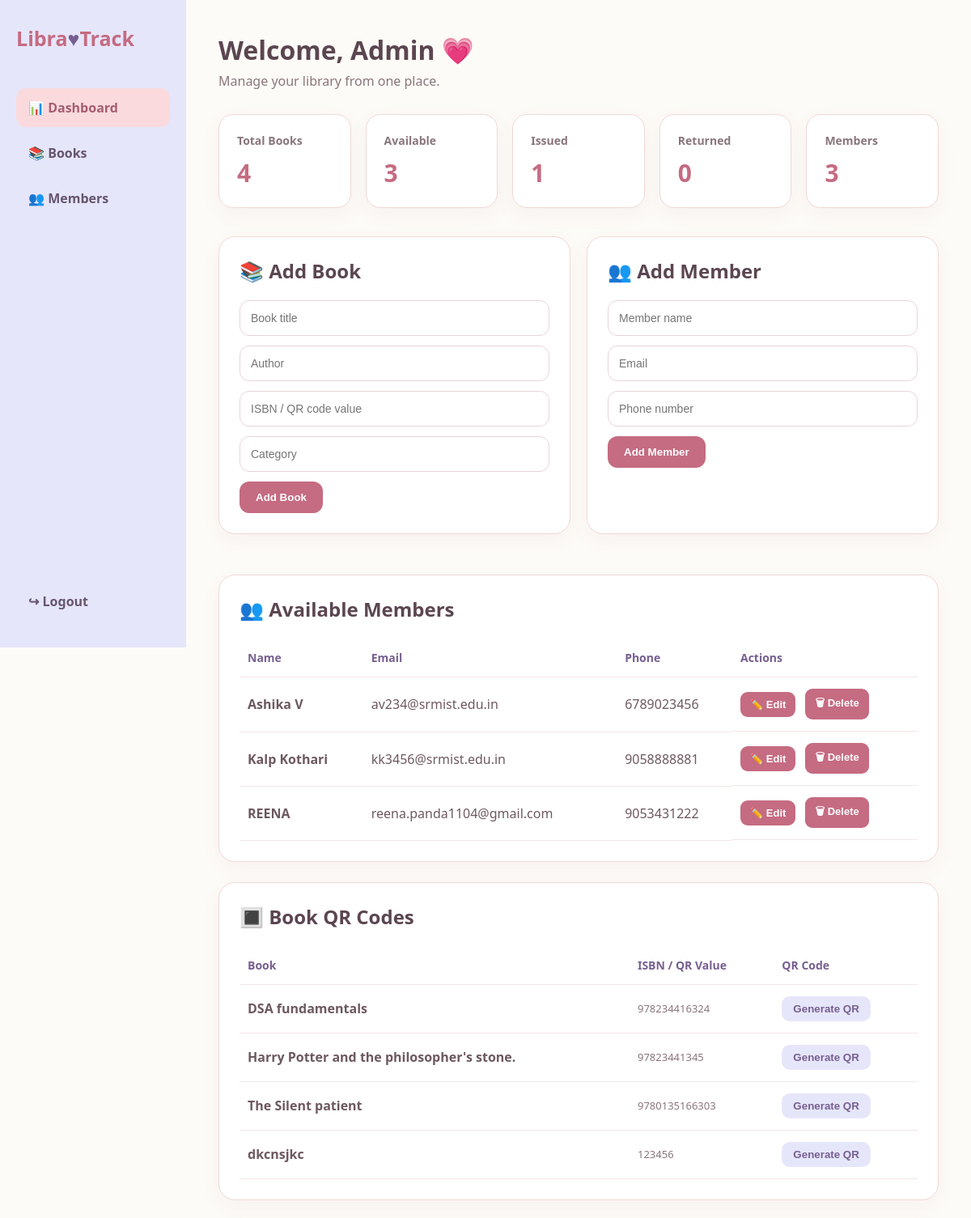
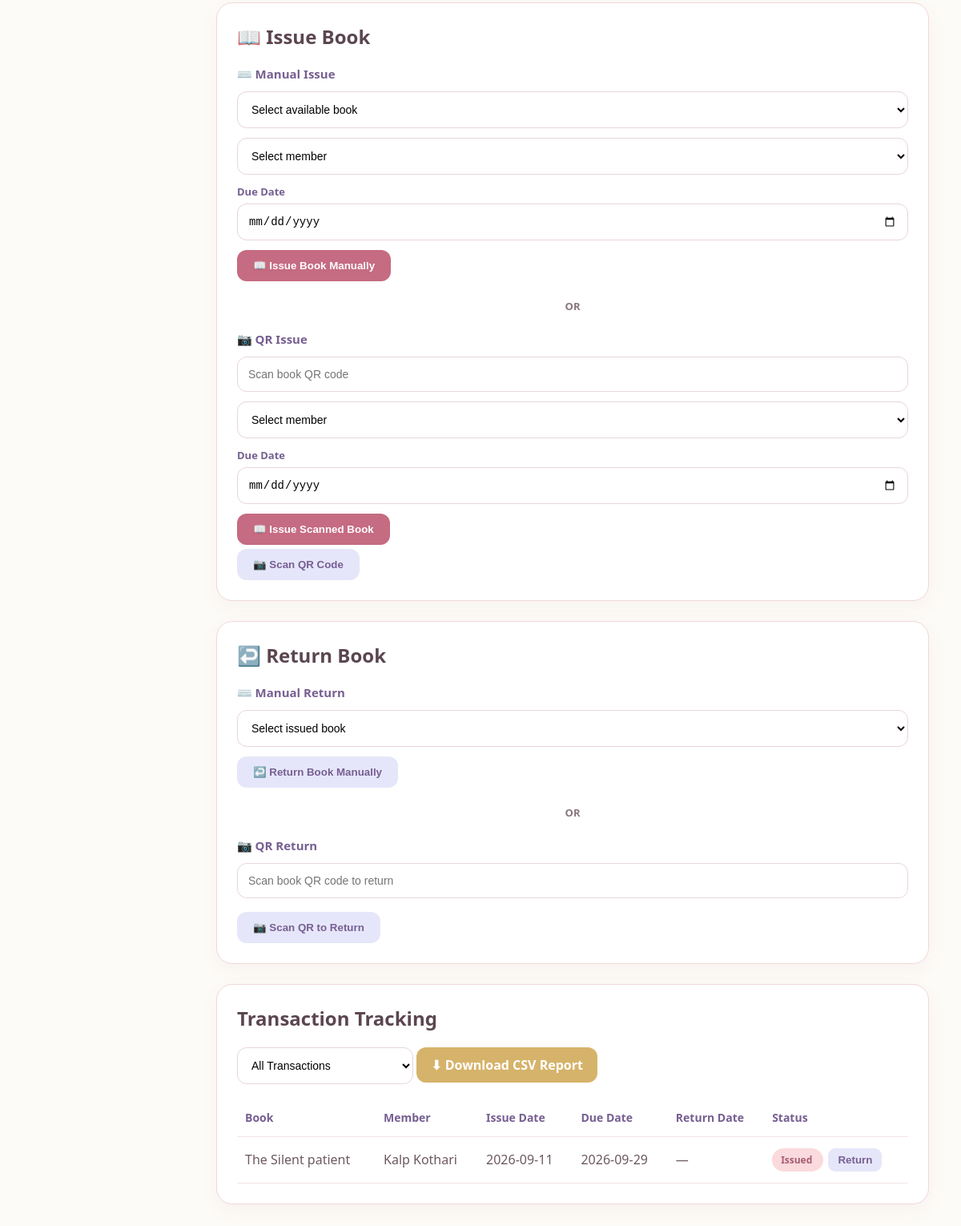
The app's page /admin (signed in) with its own data (2 pictures, top to bottom).
### tables this page shows
CREATE TABLE members (
            id INTEGER PRIMARY KEY AUTOINCREMENT,
            name TEXT NOT NULL,
            email TEXT UNIQUE NOT NULL,
            phone TEXT NOT NULL
        );

CREATE TABLE books (
            id INTEGER PRIMARY KEY AUTOINCREMENT,
            title TEXT NOT NULL,
            author TEXT NOT NULL,
            isbn TEXT UNIQUE NOT NULL,
            category TEXT NOT NULL
        );

CREATE TABLE transactions (
            id INTEGER PRIMARY KEY AUTOINCREMENT,
            book_id INTEGER NOT NULL,
            member_id INTEGER NOT NULL,
            issue_date TEXT NOT NULL,
            due_date TEXT NOT NULL,
            return_date TEXT,
            status TEXT NOT NULL DEFAULT 'Issued',

            FOREIGN KEY (book_id) REFERENCES books(id),
            FOREIGN KEY (member_id) REFERENCES members(id)
        );

### app.py (the view)
@app.route("/admin")
def admin():
    if not session.get("admin_logged_in"):
        return redirect("/login")
    conn = get_db()
    total_books = conn.execute(
        "SELECT COUNT(*) FROM books"
    ).fetchone()[0]
    issued_books = conn.execute("""
        SELECT COUNT(*)
        FROM transactions
        WHERE status = 'Issued'
    """).fetchone()[0]
    returned_books = conn.execute("""
        SELECT COUNT(*)
        FROM transactions
        WHERE status = 'Returned'
    """).fetchone()[0]
    total_members = conn.execute(
        "SELECT COUNT(*) FROM members"
    ).fetchone()[0]
    available_books = total_books - issued_books
    transactions = conn.execute("""
        SELECT
            transactions.id,
            books.title AS book_title,
            members.name AS member_name,
            transactions.issue_date,
            transactions.due_date,
            transactions.return_date,
            transactions.status
        FROM transactions
        JOIN books
            ON books.id = transactions.book_id
        JOIN members
            ON members.id = transactions.member_id
        ORDER BY transactions.id DESC
    """).fetchall()
    books = conn.execute("""
        SELECT *
        FROM books
        ORDER BY title
    """).fetchall()
    members = conn.execute("""
        SELECT *
        FROM members
        ORDER BY name
    """).fetchall()
    available_book_list = conn.execute("""
        SELECT *
        FROM books
        WHERE NOT EXISTS (
            SELECT 1
            FROM transactions
            WHERE transactions.book_id = books.id
            AND transactions.status = 'Issued'
        )
        ORDER BY title
    """).fetchall()
    issued_transactions = conn.execute("""
        SELECT
            transactions.id,
            books.title AS book_title,
            members.name AS member_name,
            transactions.issue_date,
            transactions.due_date
        FROM transactions
        JOIN books
            ON books.id = transactions.book_id
        JOIN members
            ON members.id = transactions.member_id
        WHERE transactions.status = 'Issued'
        ORDER BY books.title
    """).fetchall()
    conn.close()
    return render_template(
        "admin.html",
        total_books=total_books,
        available_books=available_books,
        issued_books=issued_books,
        returned_books=returned_books,
        total_members=total_members,
        transactions=transactions,
        books=books,
        members=members,
        available_book_list=available_book_list,
        issued_transactions=issued_transactions
    )

### templates/admin.html (shortened to what this page needs)
<!DOCTYPE html>
<html lang="en">
<head>
    <link rel="stylesheet" href="{{ url_for('static', filename='style.css') }}">
</head>
<body>
<aside class="sidebar">
    <div class="logo">
        Libra<span>♥</span>Track
    </div>
    <a href="/admin" class="active">📊 Dashboard</a>
    <a href="#books">📚 Books</a>
    <a href="#members">👥 Members</a>
    <a href="/logout" class="logout">↪ Logout</a>
</aside>
<main class="main">
    <div class="header">
        <h1>Welcome, Admin 💗</h1>
        <p>Manage your library from one place.</p>
    </div>
    <div class="stats">
        <div class="stat-card">
            <h3>Total Books</h3>
            <strong>{{ total_books }}</strong>
        </div>
        <div class="stat-card">
            <h3>Available</h3>
            <strong>{{ available_books }}</strong>
        </div>
        <div class="stat-card">
            <h3>Issued</h3>
            <strong>{{ issued_books }}</strong>
        </div>
        <div class="stat-card">
            <h3>Returned</h3>
            <strong>{{ returned_books }}</strong>
        </div>
        <div class="stat-card">
            <h3>Members</h3>
            <strong>{{ total_members }}</strong>
        </div>
    </div>
    <div class="management-grid">
        <div class="section" id="books">
            <h2>📚 Add Book</h2>
            <form action="/add_book" method="POST">
                <input
                    type="text"
                    name="title"
                    placeholder="Book title"
                    required
                >
                <input
                    type="text"
                    name="author"
                    placeholder="Author"
                    required
                >
                <input
                    type="text"
                    name="isbn"
                    placeholder="ISBN / QR code value"
                    required
                >
                <input
                    type="text"
                    name="category"
                    placeholder="Category"
                    required
                >
                <button type="submit">
                    Add Book
                </button>
            </form>
        </div>
        <div class="section" id="add-member">
            <h2>👥 Add Member</h2>
            <form action="/add_member" method="POST">
                <input
                    type="text"
                    name="name"
                    placeholder="Member name"
                    required
                >
                <input
                    type="email"
                    name="email"
                    placeholder="Email"
                    required
                >
                <input
                    type="text"
                    name="phone"
                    placeholder="Phone number"
                    required
                >
                <button type="submit">
                    Add Member
                </button>
            </form>
        </div>
    </div>
    <div class="section" id="members">
        <h2>👥 Available Members</h2>
        {% if members %}
        <div class="member-table">
            <table>
                <thead>
                    <tr>
                        <th>Name</th>
                        <th>Email</th>
                        <th>Phone</th>
                        <th>Actions</th>
                    </tr>
                </thead>
                <tbody>
                    {% for member in members %}
                    <tr id="member-row-{{ member.id }}">
                        <td>
                            <strong class="member-display">
                                {{ member.name }}
                            </strong>
                        </td>
                        <td>
                            <span class="member-display">
                                {{ member.email }}
                            </span>
                        </td>
                        <td>
                            <span class="member-display">
                                {{ member.phone }}
                            </span>
                        </td>
                        <td class="member-actions">
                            <button
                                type="button"
                                class="edit-btn"
                                onclick="startEditMember('{{ member.id }}')"
                            >
                                ✏️ Edit
                            </button>
                            <form
                                class="delete-member-form"
                                action="/delete_member/{{ member.id }}"
                                method="POST"
                                onsubmit="return confirm('Are you sure you want to delete this member?');"
                            >
                                <button
                                    type="submit"
                                    class="delete-btn"
                                >
                                    🗑 Delete
                                </button>
                            </form>
                        </td>
                    </tr>
                    {% endfor %}
                </tbody>
            </table>
        </div>
        {% else %}
        <p>No members added yet.</p>
        {% endif %}
    </div>
    <div class="section">
        <h2>🔳 Book QR Codes</h2>
        {% if books %}
        <div class="qr-table">
            <table>
                <thead>
                    <tr>
                        <th>Book</th>
                        <th>ISBN / QR Value</th>
                        <th>QR Code</th>
                    </tr>
                </thead>
                <tbody>
                    {% for book in books %}
                    <tr>
                        <td>
                            <strong>{{ book.title }}</strong>
                        </td>
                        <td class="isbn">
                            {{ book.isbn }}
                        </td>
                        <td>
                            <button
                                type="button"
                                class="qr-btn"
                                onclick="generateQR(
                                    '{{ book.isbn }}',
                                    'qr-{{ book.id }}',
                                    this
                                )"
                            >
                                Generate QR
                            </button>
                        </td>
                    </tr>
                    {% endfor %}
                </tbody>
            </table>
        </div>
        {% else %}
        <p>No books added yet.</p>
        {% endif %}
    </div>
    <div class="section">
        <h2>📖 Issue Book</h2>
        <h3 class="method-title">⌨️ Manual Issue</h3>
        <form action="/issue_book" method="POST">
            <select name="isbn" required>
                <option value="">
                    Select available book
                </option>
            </select>
            <select name="member_id" required>
                <option value="">
                    Select member
                </option>
            </select>
            <label>Due Date</label>
            <input
                type="date"
                name="due_date"
                required
            >
            <button type="submit">
                📖 Issue Book Manually
            </button>
        </form>
        <div class="divider">
            OR
        </div>
        <h3 class="method-title">📷 QR Issue</h3>
        <form action="/issue_book" method="POST">
            <input
                type="text"
                id="book_isbn"
                name="isbn"
                placeholder="Scan book QR code"
                readonly
                required
            >
            <select name="member_id" required>
                <option value="">
                    Select member
                </option>
            </select>
            <label>Due Date</label>
            <input
                type="date"
                name="due_date"
                required
            >
            <button type="submit">
                📖 Issue Scanned Book
            </button>
        </form>
        <button
            type="button"
            onclick="toggleScanner()"
            class="scan-btn"
            id="scanButton"
        >
            📷 Scan QR Code
        </button>
    </div>
    <div class="section">
        <h2>↩️ Return Book</h2>
        <h3 class="method-title">⌨️ Manual Return</h3>
        {% if issued_transactions %}
        <form action="/return_book" method="POST">
            <select name="transaction_id" required>
                <option value="">
                    Select issued book
                </option>
            </select>
            <button
                type="submit"
                class="return-btn-manual"
            >
                ↩️ Return Book Manually
            </button>
        </form>
        {% else %}
        <p>No books are currently issued.</p>
        {% endif %}
        <div class="divider">
            OR
        </div>
        <h3 class="method-title">📷 QR Return</h3>
        <input
            type="text"
            id="return_isbn"
            placeholder="Scan book QR code to return"
            readonly
        >
        <button
            type="button"
            onclick="toggleReturnScanner()"
            class="scan-btn"
            id="returnScanButton"
        >
            📷 Scan QR to Return
        </button>
    </div>
    <div class="section">
        <h2>Transaction Tracking</h2>
        <select
            id="statusFilter"
            onchange="filterTransactions()"
        >
            <option value="All">
                All Transactions
            </option>
        </select>
        <a
            href="/download_report"
            class="report-btn"
        >
            ⬇ Download CSV Report
        </a>
        <table id="transactionTable">
            <thead>
                <tr>
                    <th>Book</th>
                    <th>Member</th>
                    <th>Issue Date</th>
                    <th>Due Date</th>
                    <th>Return Date</th>
                    <th>Status</th>
                </tr>
            </thead>
            <tbody>
                {% for transaction in transactions %}
                <tr data-status="{{ transaction.status }}">
                    <td data-label="Book">
                        {{ transaction.book_title }}
                    </td>
                    <td data-label="Member">
                        {{ transaction.member_name }}
                    </td>
                    <td data-label="Issue Date">
                        {{ transaction.issue_date }}
                    </td>
                    <td data-label="Due Date">
                        {{ transaction.due_date }}
                    </td>
                    <td data-label="Return Date">
                        {{ transaction.return_date or "—" }}
                    </td>
                    <td
                        data-label="Status"
                        class="transaction-status"
                    >
                        <span class="status">
                            {{ transaction.status }}
                        </span>
                        {% if transaction.status == "Issued" %}
                        <form
                            action="/return_book/{{ transaction.id }}"
                            method="POST"
                            class="inline-form"
                        >
                            <button
                                type="submit"
                                class="return-btn"
                            >
                                Return
                            </button>
                        </form>
                        {% endif %}
                    </td>
                </tr>
                {% else %}
                <tr>
                    <td colspan="6">
                        No transactions yet.
                    </td>
                </tr>
                {% endfor %}
            </tbody>
        </table>
    </div>
</main>
</body>
</html>

### records on screen
members: name "Ashika V", email "av234@srmist.edu.in", phone "6789023456"
members: name "Kalp Kothari", email "kk3456@srmist.edu.in", phone "9058888881"
members: name "REENA", email "reena.panda1104@gmail.com", phone "9053431222"
books: title "DSA fundamentals", isbn "978234416324"
books: title "Harry Potter and the philosopher's stone.", isbn "97823441345"
books: title "The Silent patient", isbn "9780135166303"
books: title "dkcnsjkc", isbn "123456"

### other values on screen
{{ total_books }} "4"
{{ available_books }} "3"
{{ issued_books }} "1"
{{ returned_books }} "0"
{{ total_members }} "3"
